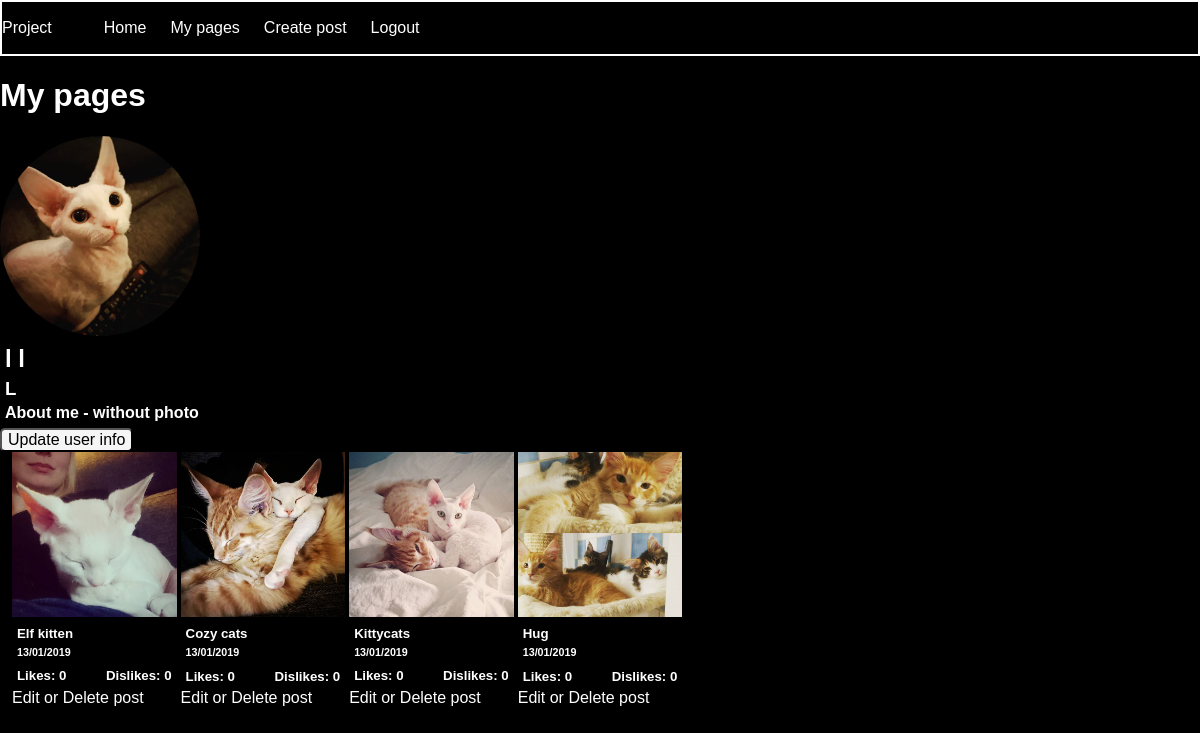
Before: /my-pages.php (signed in) with the older database file.
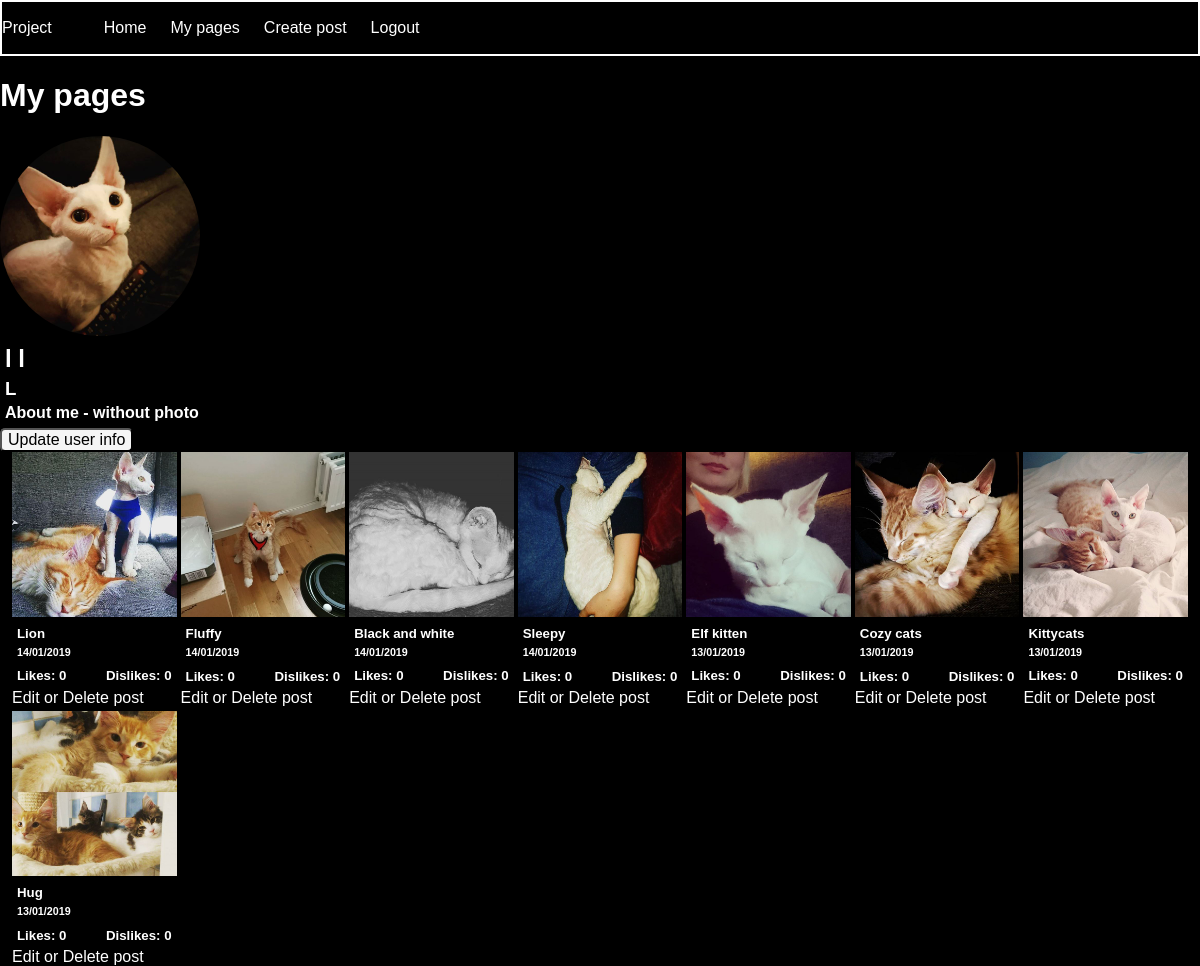
After: the same page with the newer database file.
### tables this page shows
CREATE TABLE "posts" (
	`post_id`	INTEGER PRIMARY KEY AUTOINCREMENT,
	`description`	TEXT,
	`image_url`	TEXT,
	`user_id`	INTEGER,
	`date`	INTEGER,
	FOREIGN KEY(`user_id`) REFERENCES `users`(`id`)
);

### app/database/database-functions.php (called while the page is built, shortened)
<?php
function connectToDB(){
    static $pdo;
    if ($pdo instanceof PDO) {
        return $pdo;
    }
    $config = require dirname(__DIR__).'/config.php';
    $pdo = new PDO($config['database_path']);
    return $pdo;
}
function getUser($userId){
    $pdo = connectToDB();
    $statement = $pdo->prepare('SELECT id, name, email, profile_image_url, username, bio FROM users WHERE id = :id');
    $statement->bindParam(':id', $userId, PDO::PARAM_INT);
    $statement->execute();
    $user = $statement->fetch(PDO::FETCH_ASSOC);
    return $user;
}
function getMyPosts($user){
    $pdo = connectToDB();
    $myPostsStatement = $pdo->prepare('SELECT * FROM posts WHERE user_id = :user ORDER BY date DESC');
    $myPostsStatement->bindParam(':user', $user, PDO::PARAM_INT);
    $myPostsStatement->execute();
    $myPosts = $myPostsStatement->fetchAll(PDO::FETCH_ASSOC);
    return $myPosts;
}

### app/autoload.php (called while the page is built, shortened)
<?php
require __DIR__.'/database/database-functions.php';
if (isset($_SESSION['user'])) {
    $loggedInUser = getUser($_SESSION['user']);
};

### my-pages.php (the view)
<?php
require __DIR__.'/views/header.php';
$myPosts = getMyPosts($loggedInUser['id']);
?>
<div>
    <div class="user-info">
        <h1>My pages</h1>
        <img class="profile-pic" src="<?= $loggedInUser['profile_image_url']?>" alt="profile-pic">
        <h2>
            <?= $loggedInUser['name']?>
        </h2>
        <h3>
            <?= $loggedInUser['username']?>
        </h3>
        <h4>
            <?= $loggedInUser['bio']?>
        </h4>
    </div>
    <button><a href="/update-user-page.php">Update user info</a></button>
    <div class="post-feed">
        <?php
        foreach ($myPosts as $myPost) : ?>
        <div class="post">
            <img class="post-image" src="<?= $myPost['image_url']?>" alt="image">
            <h5>
                <?= $myPost['description']?>
            </h5>
            <h6>
                <?=date('d/m/Y', $myPost['date'])?>
            </h6>
            <div class="likes-count">
                <h5 class="likes">Likes: 0</h5>
                <h5 class="dislikes">Dislikes: 0</h5>
            </div>
            <a href="<?= "/update-post-page.php?postId=".$myPost['post_id'];?>"> Edit or Delete post</a> </div> <?php
                endforeach ?>
        </div>
    </div>
    <?php require __DIR__.'/views/footer.php'; ?>

Changed rows visible on the page:
added posts: image_url (picture), description "Lion", date "14/01/2019"
added posts: image_url (picture), description "Fluffy", date "14/01/2019"
added posts: image_url (picture), description "Black and white", date "14/01/2019"
added posts: image_url (picture), description "Sleepy", date "14/01/2019"
